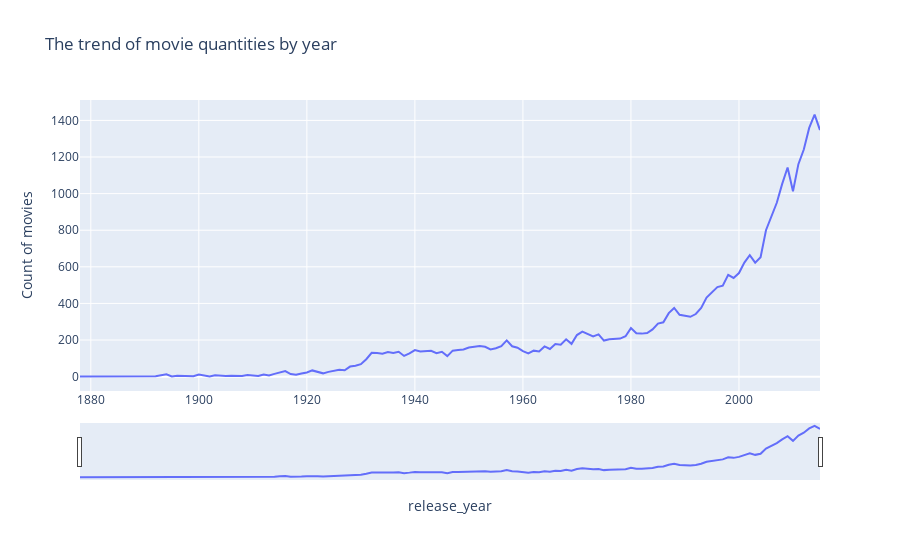

This figure's notebook cell:
### Code cell
import plotly.express as px
# plot the overall trend of the movir quantities 
year.columns = ['release_year','Count of movies']

fig = px.line(year[year['release_year']<= 2015], x='release_year', y='Count of movies', title='The trend of movie quantities by year')

fig.update_xaxes(rangeslider_visible=True)
fig.show()

### Figure 1 — Plotly figure (JSON) as saved in the notebook; plotly's stock layout.template omitted (floating-point values rounded to 4 significant figures)
{"data": [{"hovertemplate": "release_year=%{x}<br>Count of movies=%{y}<extra></extra>", "legendgroup": "", "line": {"color": "#636efa", "dash": "solid"}, "marker": {"symbol": "circle"}, "mode": "lines", "name": "", "orientation": "v", "showlegend": false, "type": "scatter", "x": [1878, 1883, 1890, 1891, 1892, 1894, 1895, 1896, 1897, 1898, 1899, 1900, 1901, 1902, 1903, 1904, 1905, 1906, 1907, 1908, 1909, 1910, 1911, 1912, 1913, 1914, 1915, 1916, 1917, 1918, 1919, 1920, 1921, 1922, 1923, 1924, 1925, 1926, 1927, 1928, 1929, 1930, 1931, 1932, 1933, 1934, 1935, 1936, 1937, 1938, 1939, 1940, 1941, 1942, 1943, 1944, 1945, 1946, 1947, 1948, 1949, 1950, 1951, 1952, 1953, 1954, 1955, 1956, 1957, 1958, 1959, 1960, 1961, 1962, 1963, 1964, 1965, 1966, 1967, 1968, 1969, 1970, 1971, 1972, 1973, 1974, 1975, 1976, 1977, 1978, 1979, 1980, 1981, 1982, 1983, 1984, 1985, 1986, 1987, 1988, 1989, 1990, 1991, 1992, 1993, 1994, 1995, 1996, 1997, 1998, 1999, 2000, 2001, 2002, 2003, 2004, 2005, 2006, 2007, 2008, 2009, 2010, 2011, 2012, 2013, 2014, 2015], "xaxis": "x", "y": [1, 1, 2, 1, 2, 13, 1, 5, 3, 5, 2, 12, 7, 1, 7, 4, 3, 5, 3, 3, 9, 5, 4, 12, 6, 15, 24, 30, 14, 10, 17, 23, 34, 26, 18, 26, 30, 37, 35, 55, 59, 68, 95, 130, 129, 125, 134, 129, 136, 113, 127, 145, 137, 137, 141, 128, 136, 112, 142, 146, 148, 159, 162, 168, 163, 149, 155, 167, 198, 166, 158, 139, 127, 142, 138, 165, 151, 178, 174, 204, 179, 227, 246, 235, 220, 231, 197, 204, 208, 208, 221, 265, 237, 235, 238, 258, 290, 297, 347, 375, 338, 331, 327, 342, 375, 432, 458, 489, 497, 556, 539, 566, 623, 664, 623, 652, 800, 878, 950, 1053, 1143, 1013, 1161, 1241, 1359, 1432, 1347], "yaxis": "y"}], "layout": {"legend": {"tracegroupgap": 0}, "title": {"text": "The trend of movie quantities by year"}, "xaxis": {"anchor": "y", "domain": [0, 1], "rangeslider": {"visible": true}, "title": {"text": "release_year"}}, "yaxis": {"anchor": "x", "domain": [0, 1], "title": {"text": "Count of movies"}}}}
